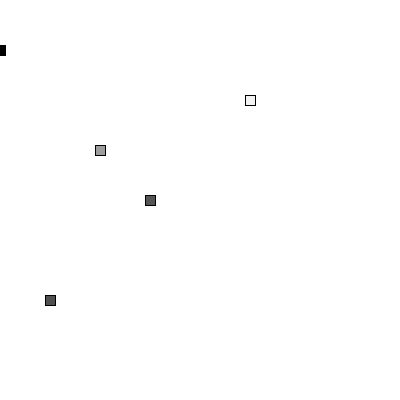
Frame 1 (no input)
Frame 60 (the mouse pressed at the canvas centre just before this capture): identical to frame 1, image omitted
Frame 120 (the mouse held since frame 60 and released just before this capture): identical to frame 1, image omitted

The Processing sketch that drew this single still picture (run headless with seeded random() and noise(); from frame 60 on, the mouse is pressed at the canvas centre):

// Processing sketch: SP1
// ── SP1.pde
// using a square class and an array, i plan for up to 5 rectangles be drawn with
// colors and at locations that varies each time you run of the program.

// ── Array.pde
// i set up an arraylist for square object
Square[] squares = new Square[5];

// ── Main.pde
void setup() {
  size(400, 400);
  // i instantiate a square object
  for (int i = 0; i < squares.length; i++) {
    squares[i] = new Square();
    squares[i].display();
  }
}

void draw() {
  background(255);
  // i draw the rectangles
  for (int i = 0; i < 5; i++) {
    squares[i].display();
  }
}

// ── Square.pde
// i create square class
class Square {

  // i set up variables for a rectangle to be drawn
  int sqWidth = 10;
  int sqHeight = 10;
  int xpos = 50;
  int ypos = 50;
  int circleColor = 100;
  int lastXPos = newXPos(xpos);
  int lastYPos = newYPos(ypos);
  int colorGen = randomColor(circleColor);

  void display() {
    // i draw a rectangle with the values of a square object
    fill(colorGen);
    stroke(0);
    rectMode(CENTER);
    rect(lastXPos, lastYPos, sqWidth, sqHeight);
  }

  // i generate a random nr meant for determining the x position of a rectangle
  int newXPos(int newxpos) {
    float randomNr = random(8);
    int i = int(randomNr);
    newxpos = i * newxpos;
    return newxpos;
  }

  // i generate a random nr meant for determining the y position of a rectangle
  int newYPos(int newypos) {
    float randomNr = random(8);
    int i = int(randomNr);
    newypos = i * newypos;
    return newypos;
  }

  // i generate a random greyscale color to fill in the squares
  int randomColor (int randomcolor) {
    float randomNr = random(255);
    int i = int(randomNr);
    randomcolor = 0 + i;
    return randomcolor;
  }
}
